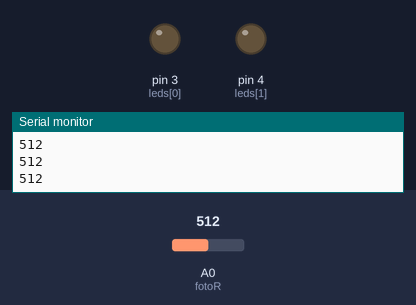
The sketch below on a simulated Arduino Uno, built with avr-gcc and run on an emulated ATmega328P. Parts: output pins drawn as LEDs (lit = HIGH), the last lines printed to the serial monitor. Inputs (shaded band) come from the test bench; at power-on: A0 (fotoR) = 512.

Above: at 1.2 s.
1.3 s: A0 (fotoR) set to 416
2.8 s: A0 (fotoR) set to 388
At 4.0 s:
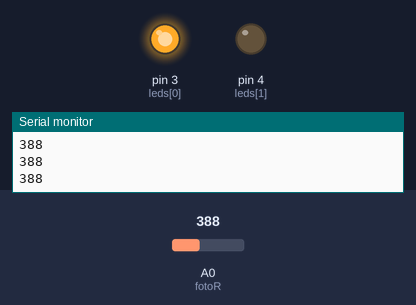
4.3 s: A0 (fotoR) set to 307
5.8 s: A0 (fotoR) set to 281
At 6.6 s:
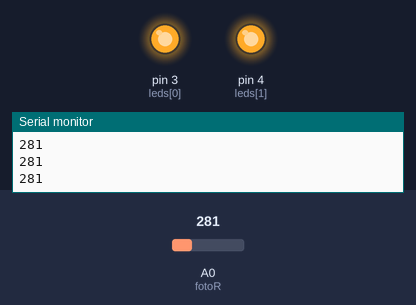
7.3 s: A0 (fotoR) set to 306
At 8.0 s:
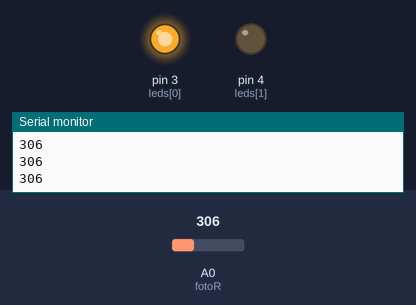
8.8 s: A0 (fotoR) set to 290
At 9.2 s:
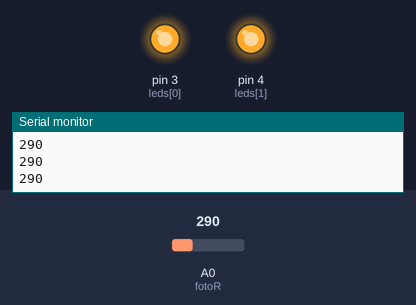
Timing chart, 0 to 11.3 s (numbered marks = the images above; inputs shaded):
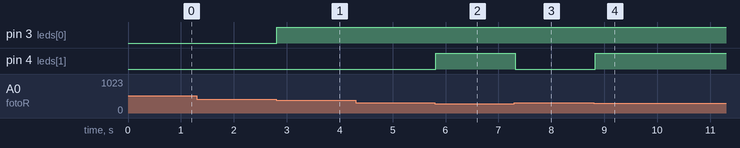

The sketch:

ledsparaexamen.ino
```cpp
int fotoR = A0;
int leds[] = {3, 4};

void setup() {
  for (int i = 0; i < 2; i++) {
    pinMode(leds[i], OUTPUT);
  }
  Serial.begin(9600);
}

void loop() {
  int valorfotoR = analogRead(fotoR);
  Serial.println(valorfotoR);

  // Apaga todos los LEDs
  for (int i = 0; i < 2; i++) {
    digitalWrite(leds[i], LOW);
  }


  if (valorfotoR < 400) digitalWrite(leds[0], HIGH);
  if (valorfotoR < 300) digitalWrite(leds[1], HIGH);

  delay(100);
}
```

Measured:
- the behaviour switches between 400 and 399 on A0 (fotoR) (found by bisection; images 0 and 1)
- the behaviour switches between 300 and 299 on A0 (fotoR) (found by bisection; images 1 and 2)
- after the input at 2.8 s, pin 3 (leds[0]): LOW → HIGH at once
- after the input at 5.8 s, pin 4 (leds[1]): LOW → HIGH at once
- after the input at 7.3 s, pin 4 (leds[1]): HIGH → LOW at once
- after the input at 8.8 s, pin 4 (leds[1]): LOW → HIGH at once
